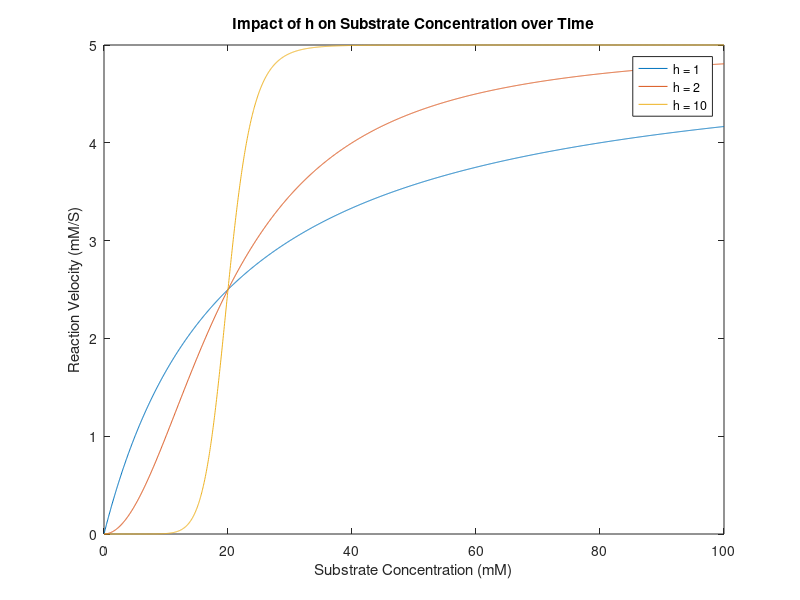

MATLAB code for this plot:
Vmax = 5.0;
h1 = 1;
h2 = 2;
h3 = 10;
kHalf = 20.0;

S = 0:0.05:100;

for i = 1:length(S)
    V1(i) = (Vmax * power(S(i), h1)) / (power(kHalf, h1) + power(S(i), h1));
    V2(i) = (Vmax * power(S(i), h2)) / (power(kHalf, h2) + power(S(i), h2));
    V3(i) = (Vmax * power(S(i), h3)) / (power(kHalf, h3) + power(S(i), h3));
end

plot(S, V1, "DisplayName", "h = 1");
hold on
plot(S, V2, "DisplayName", "h = 2");
plot(S, V3, "DisplayName", "h = 10");
legend
title("Impact of h on Substrate Concentration over Time");
xlabel("Substrate Concentration (mM)");
ylabel("Reaction Velocity (mM/S)");
hold off
